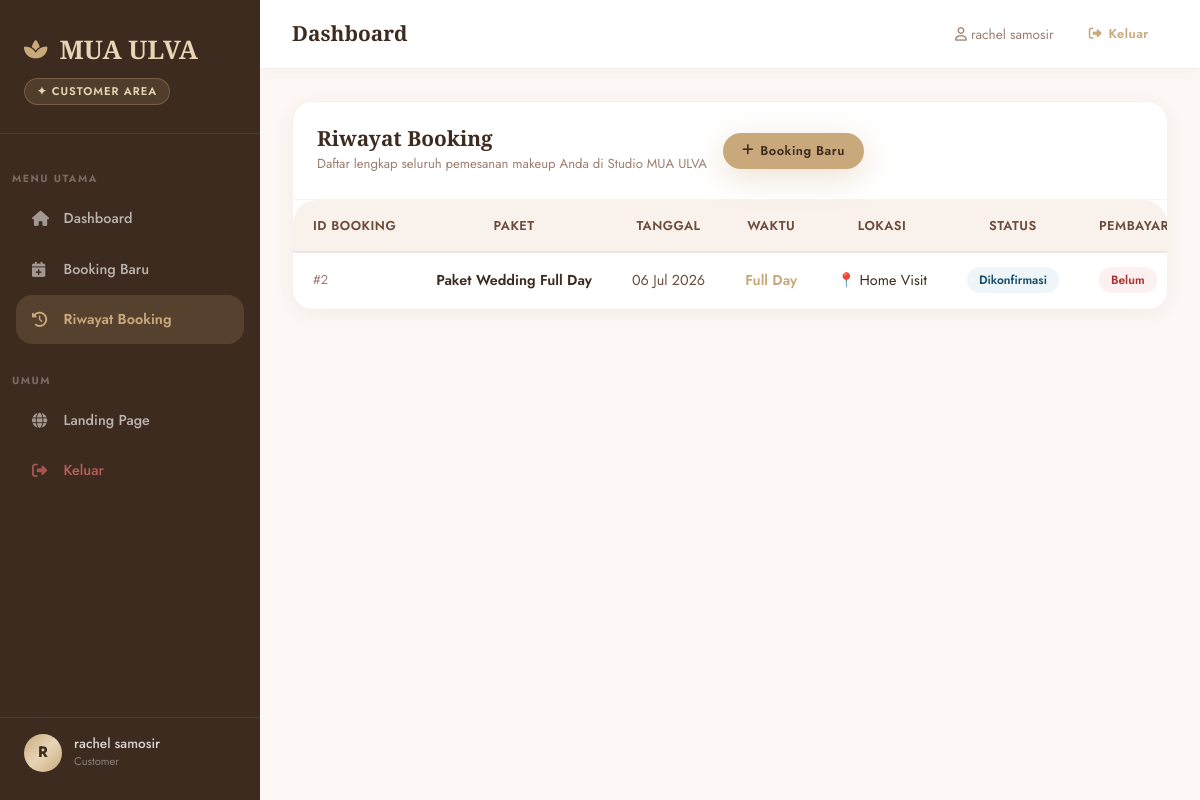
/index.php?page=customer/reservasi/riwayat (signed in), run on the app's committed database.
### tables this page shows
CREATE TABLE `reservasi` (
  `id` int(11) NOT NULL,
  `user_id` int(11) NOT NULL,
  `paket_id` int(11) NOT NULL,
  `jadwal_id` int(11) DEFAULT NULL,
  `tanggal_reservasi` date NOT NULL,
  `status` enum('pending','dikonfirmasi','selesai','batal') DEFAULT 'pending',
  `status_pembayaran` enum('belum','dp','lunas') DEFAULT 'belum',
  `total_harga` decimal(10,2) NOT NULL,
  `dp_dibayar` decimal(10,2) DEFAULT 0.00,
  `total_dp` decimal(10,2) DEFAULT 0.00,
  `bukti_pembayaran` varchar(255) DEFAULT NULL,
  `jenis_lokasi` enum('studio','customer') DEFAULT 'studio',
  `catatan` text DEFAULT NULL,
  `keterangan` text DEFAULT NULL,
  `created_at` timestamp NOT NULL DEFAULT current_timestamp(),
  `jam_mulai` time DEFAULT NULL,
  `jam_selesai` time DEFAULT NULL,
  `is_full_day` tinyint(1) DEFAULT 0,
  `alamat_customer` text DEFAULT NULL,
  `whatsapp_sent` tinyint(1) DEFAULT 0
);

CREATE TABLE `paket` (
  `id` int(11) NOT NULL,
  `nama_paket` varchar(100) NOT NULL,
  `deskripsi` text DEFAULT NULL,
  `harga` decimal(10,2) NOT NULL,
  `durasi_jam` int(11) DEFAULT 1,
  `created_at` timestamp NOT NULL DEFAULT current_timestamp(),
  `kategori` enum('regular','wedding') DEFAULT 'regular',
  `dp_persen` int(11) DEFAULT 30,
  `is_aktif` tinyint(1) DEFAULT 1
);

### controllers/ReservasiController.php (called while the page is built, shortened)
<?php
require_once __DIR__ . '/../models/ReservasiModel.php';
class ReservasiController extends Controller {
    public function riwayat() {
        $reservasiModel = new ReservasiModel();
        $reservasi      = $reservasiModel->getByUser($_SESSION['user_id']);
        $this->view('customer/reservasi/riwayat', ['reservasi' => $reservasi]);
    }
}
?>

### core/Model.php (called while the page is built, shortened)
<?php
require_once __DIR__ . '/../config/database.php';
class Model {
    public function __construct() {
        global $conn;
        $this->db = $conn;
    }
}
?>

### models/ReservasiModel.php (called while the page is built, shortened)
<?php
require_once __DIR__ . '/../core/Model.php';
class ReservasiModel extends Model {
    public function getByUser($user_id) {
        $sql = "SELECT r.*, p.nama_paket, p.kategori,
                (SELECT gambar FROM portofolio WHERE paket_id = p.id ORDER BY urutan LIMIT 1) as paket_gambar
                FROM reservasi r
                JOIN paket p ON r.paket_id = p.id
                WHERE r.user_id = ?
                ORDER BY r.created_at DESC";
        $stmt = $this->db->prepare($sql);
        $stmt->bind_param('i', $user_id);
        $stmt->execute();
        return $stmt->get_result()->fetch_all(MYSQLI_ASSOC);
    }
}
?>

### views/customer/reservasi/riwayat.php (the view, shortened to what this page needs)
<?php
$reservasi = $reservasi ?? [];
$bulanArr = ['','Januari','Februari','Maret','April','Mei','Juni','Juli','Agustus','September','Oktober','November','Desember'];
?>
<div style="background:#fff;border-radius:20px;border:1px solid rgba(232,196,196,0.25);box-shadow:0 4px 20px rgba(107,76,59,0.06);overflow:hidden;max-width:960px;margin:0 auto;">
    <div style="padding:1.5rem;border-bottom:1px solid rgba(232,196,196,0.2);display:flex;justify-content:between;align-items:center;flex-wrap:wrap;gap:1rem;">
        <div>
            <h3 style="font-family:var(--font-display);font-size:1.3rem;font-weight:600;color:var(--clr-brown-deep);">Riwayat Booking</h3>
            <p style="font-size:0.82rem;color:var(--clr-muted);margin-top:2px;">Daftar lengkap seluruh pemesanan makeup Anda di Studio MUA ULVA</p>
        </div>
        <a href="index.php?page=customer/reservasi/create" class="btn btn-gold btn-sm" style="display:inline-flex;align-items:center;gap:0.4rem;text-decoration:none;">
            <i class="fas fa-plus"></i> Booking Baru
        </a>
    </div>
    <?php if (empty($reservasi)): ?>
    <div style="padding:5rem 2rem;text-align:center;color:var(--clr-muted);">
        <i class="fas fa-calendar-times" style="font-size:3.5rem;opacity:0.3;margin-bottom:1rem;display:block;"></i>
        <p style="font-size:1rem;font-weight:500;">Belum ada riwayat booking.</p>
        <p style="font-size:0.83rem;margin-top:4px;">Pesan riasan pertama Anda sekarang!</p>
        <a href="index.php?page=customer/reservasi/create" class="btn btn-primary" style="margin-top:1.5rem;text-decoration:none;">
            Mulai Reservasi
        </a>
    </div>
    <?php else: ?>
    <div class="table-responsive">
        <table class="table-premium">
            <thead>
                <tr>
                    <th style="padding:0.9rem 1.25rem;">ID Booking</th>
                    <th style="padding:0.9rem 1.25rem;">Paket</th>
                    <th style="padding:0.9rem 1.25rem;">Tanggal</th>
                    <th style="padding:0.9rem 1.25rem;">Waktu</th>
                    <th style="padding:0.9rem 1.25rem;">Lokasi</th>
                    <th style="padding:0.9rem 1.25rem;">Status</th>
                    <th style="padding:0.9rem 1.25rem;">Pembayaran</th>
                </tr>
            </thead>
            <tbody>
                <?php foreach ($reservasi as $res):
                    $tgl_str = !empty($res['tanggal_reservasi']) && $res['tanggal_reservasi'] !== '0000-00-00' ? $res['tanggal_reservasi'] : null;
                    $tgl = $tgl_str ? new DateTime($tgl_str) : null;
                    $tglStr = $tgl ? $tgl->format('d') . ' ' . substr($bulanArr[(int)$tgl->format('n')], 0, 3) . ' ' . $tgl->format('Y') : '-';
                    $status = $res['status'] ?? 'pending';
                    $statusBayar = $res['status_pembayaran'] ?? 'belum';
                    $sc_map = [
                        'pending'     => 'background:rgba(232,198,110,0.12);color:#7A5C00;',
                        'dikonfirmasi'=> 'background:rgba(122,179,212,0.12);color:#1A4E6B;',
                        'selesai'     => 'background:rgba(109,190,143,0.12);color:#1E6040;',
                        'batal'       => 'background:rgba(232,112,112,0.1);color:#B03030;',
                    ];
                    $sc = $sc_map[$status] ?? $sc_map['pending'];
                    $bc_map = [
                        'belum' => 'background:rgba(232,112,112,0.1);color:#B03030;',
                        'dp'    => 'background:rgba(232,198,110,0.12);color:#7A5C00;',
                        'lunas' => 'background:rgba(109,190,143,0.12);color:#1E6040;',
                    ];
                    $bc = $bc_map[$statusBayar] ?? $bc_map['belum'];
                    $bLabel_map = ['belum'=>'Belum','dp'=>'DP','lunas'=>'Lunas'];
                    $bLabel = $bLabel_map[$statusBayar] ?? '-';
                    $sLabel_map = ['pending'=>'Pending','dikonfirmasi'=>'Dikonfirmasi','selesai'=>'Selesai','batal'=>'Batal'];
                    $sLabel = $sLabel_map[$status] ?? '-';
                ?>
                <tr style="border-bottom:1px solid rgba(232,196,196,0.15);transition:background 0.2s;" onmouseover="this.style.background='rgba(253,248,245,0.8)'" onmouseout="this.style.background=''">
                    <td style="padding:0.85rem 1.25rem;color:var(--clr-muted);font-size:0.8rem;">#<?= $res['id'] ?></td>
                    <td style="padding:0.85rem 1.25rem;font-weight:600;white-space:nowrap;"><?= htmlspecialchars($res['nama_paket'] ?? 'Paket Dihapus') ?></td>
                    <td style="padding:0.85rem 1.25rem;white-space:nowrap;color:var(--clr-brown);"><?= $tglStr ?></td>
                    <td style="padding:0.85rem 1.25rem;white-space:nowrap;"><?= !empty($res['is_full_day']) ? '<span style="color:var(--clr-gold);font-weight:600;">Full Day</span>' : (($res['jam_mulai']??'-') . ' - ' . ($res['jam_selesai']??'-')) ?></td>
                    <td style="padding:0.85rem 1.25rem;white-space:nowrap;"><?= $res['jenis_lokasi'] === 'studio' ? '🏠 Studio' : '📍 Home Visit' ?></td>
                    <td style="padding:0.85rem 1.25rem;">
                        <span style="display:inline-block;padding:3px 12px;border-radius:20px;font-size:0.75rem;font-weight:600;<?= $sc ?>"><?= $sLabel ?></span>
                    </td>
                    <td style="padding:0.85rem 1.25rem;">
                        <span style="display:inline-block;padding:3px 12px;border-radius:20px;font-size:0.75rem;font-weight:600;<?= $bc ?>"><?= $bLabel ?></span>
                    </td>
                </tr>
                <?php endforeach; ?>
            </tbody>
        </table>
    </div>
    <?php endif; ?>
</div>

### public/css/style.css (style rules this page uses)
:root { --clr-cream: #FDF8F5; --clr-cream-2: #F9F1EC; --clr-rose: #E8C4C4; --clr-rose-dark: #C9A0A0; --clr-rose-deeper: #A87070; --clr-gold: #C9A87C; --clr-gold-light: #E8D5B5; --clr-brown: #6B4C3B; --clr-brown-deep: #3D2B1F; --clr-dark: #1A0F0A; --clr-white: #FFFFFF; --clr-muted: #9C7E70; --clr-success: #6DBE8F; --clr-warning: #E8C66E; --clr-danger: #E87070; --clr-info: #7AB3D4; --grad-hero: linear-gradient(135deg, #FDF0EC 0%, #F5E6E0 50%, #EDD5CC 100%); --grad-gold: linear-gradient(135deg, #C9A87C, #E8D5B5, #C9A87C); --grad-rose: linear-gradient(135deg, #E8C4C4, #C9A0A0); --grad-dark: linear-gradient(135deg, #3D2B1F, #6B4C3B); --grad-card: linear-gradient(145deg, #FFFFFF, #FDF8F5); --font-display: 'Cormorant Garamond', Georgia, serif; --font-body: 'Jost', system-ui, sans-serif; --space-xs: 0.5rem; --space-sm: 1rem; --space-md: 1.5rem; --space-lg: 2.5rem; --space-xl: 4rem; --space-2xl: 6rem; --r-sm: 8px; --r-md: 16px; --r-lg: 24px; --r-xl: 40px; --r-pill: 9999px; --shadow-sm: 0 2px 8px rgba(107, 76, 59, 0.08); --shadow-md: 0 8px 30px rgba(107, 76, 59, 0.12); --shadow-lg: 0 20px 60px rgba(107, 76, 59, 0.15); --shadow-gold: 0 8px 30px rgba(201, 168, 124, 0.35); --shadow-rose: 0 8px 30px rgba(232, 196, 196, 0.45); --ease: cubic-bezier(0.25, 0.46, 0.45, 0.94); --ease-bounce: cubic-bezier(0.34, 1.56, 0.64, 1); --dur-fast: 0.2s; --dur-med: 0.4s; --dur-slow: 0.7s; }
*, *::before, *::after { box-sizing: border-box; margin: 0; padding: 0; }
html { scroll-behavior: smooth; font-size: 16px; }
body { font-family: var(--font-body); background-color: var(--clr-cream); color: var(--clr-brown-deep); line-height: 1.7; overflow-x: hidden; -webkit-font-smoothing: antialiased; }
h1, h2, h3, h4, h5, h6 { font-family: var(--font-display); color: var(--clr-brown-deep); line-height: 1.2; }
a { text-decoration: none; color: inherit; }
.btn { display: inline-flex; align-items: center; gap: 0.5rem; padding: 0.75rem 2rem; border-radius: var(--r-pill); font-family: var(--font-body); font-size: 0.9rem; font-weight: 600; letter-spacing: 0.5px; border: none; cursor: pointer; transition: all var(--dur-med) var(--ease); text-decoration: none; white-space: nowrap; }
.btn-gold { background: var(--grad-gold); color: var(--clr-brown-deep); box-shadow: var(--shadow-gold); }
.btn-sm { padding: 0.45rem 1.2rem; font-size: 0.8rem; }
.table-premium { width: 100%; border-collapse: collapse; font-size: 0.9rem; }
.table-premium thead th { background: var(--clr-cream-2); color: var(--clr-brown); font-weight: 600; font-size: 0.8rem; letter-spacing: 0.5px; text-transform: uppercase; padding: 0.85rem 1.2rem; border-bottom: 2px solid rgba(232, 196, 196, 0.4); white-space: nowrap; }
.table-premium tbody tr { border-bottom: 1px solid rgba(232, 196, 196, 0.2); transition: background var(--dur-fast); }
.table-premium tbody td { padding: 0.85rem 1.2rem; vertical-align: middle; }
.table-responsive { overflow-x: auto; border-radius: var(--r-lg); }

### views/customer/reservasi/riwayat.php (style rules this page uses)
.btn { display: inline-flex; align-items: center; gap: 0.4rem; padding: 0.6rem 1.5rem; border-radius: 50px; font-family: var(--font-body); font-size: 0.85rem; font-weight: 600; border: none; cursor: pointer; transition: all 0.3s; }
.btn-gold { background: var(--clr-gold); color: var(--clr-brown-deep); }
.btn-sm { padding: 0.45rem 1.2rem; font-size: 0.8rem; }

### data on the page
reservasi: id "2", paket.nama_paket "Paket Wedding Full Day", tanggal_reservasi "06 Jul 2026", is_full_day "Full Day", jenis_lokasi "📍 Home Visit", status "Dikonfirmasi", status_pembayaran "Belum"

### other printed values
$link['label'] "Dashboard"
$link['label'] "Booking Baru"
$link['label'] "Riwayat Booking"
$avatar "R"
$nama "rachel samosir"
